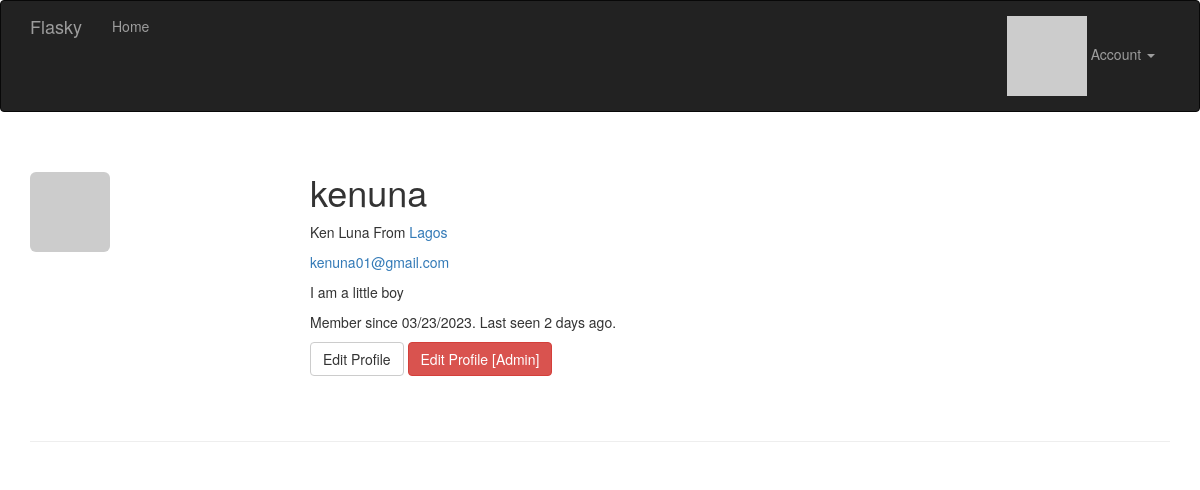
/user/kenuna (signed in), run on an earlier commit of the app's database.
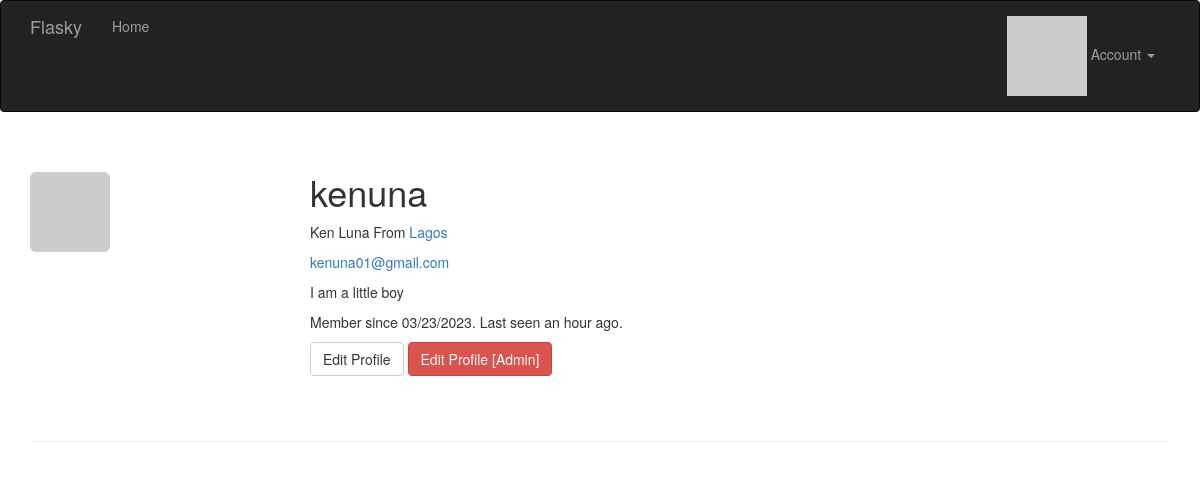
And on a later commit of the database.
### app/models.py (models this page shows, shortened)
class User(UserMixin, db.Model):
    __tablename__ = 'users'
    id = db.Column(db.Integer, primary_key=True)
    email = db.Column(db.String(64), unique=True, index=True)
    username = db.Column(db.String(64), unique=True, index=True)
    password_hash = db.Column(db.String(128))
    role_id = db.Column(db.Integer, db.ForeignKey('roles.id'))
    confirmed = db.Column(db.Boolean, default=False)
    name = db.Column(db.String(64))
    location = db.Column(db.String(64))
    about_me = db.Column(db.Text())
    member_since = db.Column(db.DateTime(), default=datetime.utcnow)
    last_seen = db.Column(db.DateTime(), default=datetime.utcnow)
    avatar_hash = db.Column(db.String(32))
    posts = db.relationship('Post', backref='author', lazy='dynamic')
    @property
    def password(self):
        raise AttributeError('password is not a readable attribute')
    def ping(self):
        self.last_seen = datetime.utcnow()
        db.session.add(self)
        db.session.commit()
    def can(self, perm):
        return self.role is not None and self.role.has_permission(perm)
    def is_administrator(self):
        return self.can(Permission.ADMIN)
    def gravatar(self, size=100, default='identicon', rating='g'):
        if request.is_secure:
            url = 'https://secure.gravatar.com/avatar'
        else:
            url = 'https://gravatar.com/avatar'
        hash = hashlib.md5(self.email.lower().encode('utf-8')).hexdigest()
        return '{url}/{hash}?s={size}&d={default}&r={rating}'.format(
            url=url, hash=hash, size=size, default=default, rating=rating)

### app/main/views.py (the view)
@main.route('/user/<username>')
def user(username):
    user = User.query.filter_by(username=username).first_or_404()
    return render_template('user.html', user=user)

### app/auth/views.py (called while the page is built)
@auth.before_app_request
def before_request():
    if current_user.is_authenticated:
        current_user.ping()
        if not current_user.confirmed \
                and request.endpoint \
                and request.blueprint != 'auth' \
                and request.endpoint != 'static':
            return redirect(url_for('auth.unconfirmed'))

### app/main/__init__.py (called while the page is built)
@main.app_context_processor
def inject_permissions():
    return dict(Permission=Permission)

### app/models.py (called while the page is built)
@login_manager.user_loader
def load_user(user_id):
    return User.query.get(int(user_id))

    def has_permission(self, perm):
        return self.permissions & perm == perm

### app/templates/user.html (shortened to what this page needs)
{% extends "base.html" %}
{% block page_content %}
<div class="page-header">
    <img class="img-rounded profile-thumbnail" src="{{ current_user.gravatar(size=256) }}">
    <div class="profile-header">
        <h1>{{ user.username }}</h1>
        {% if user.name or user.location %}
        <p>
            {% if user.name %}{{ user.name }}{% endif %}
            {% if user.location %}
                From <a href="http://maps.google.com/?q={{ user.location }}">
                    {{ user.location }}
                </a>
            {% endif %}
        </p>
        {% endif %}
        {% if current_user.is_administrator() %}
        <p><a href="mailto:{{ user.email }}">{{ user.email }}</a></p>
        {% endif %}
        {% if user.about_me %}<p>{{ user.about_me }}</p>{% endif %}
        <p>
            Member since {{ moment(user.member_since).format('L') }}.
            Last seen {{ moment(user.last_seen).fromNow() }}.
        </p>
        <p>
        {% if user == current_user %}
        <a class="btn btn-default" href="{{ url_for('.edit_profile') }}">
            Edit Profile
        </a>
        {% endif %}
        {% if current_user.is_administrator() %}
        <a class="btn btn-danger"
            href="{{ url_for('.edit_profile_admin', id=user.id) }}">
            Edit Profile [Admin]
        </a>
        {% endif %}
        </p>
    </div>
</div>
{% endblock %}

What changed in the data, as far as the page shows it:
changed User "kenuna": last_seen "2 days ago" → "an hour ago"
